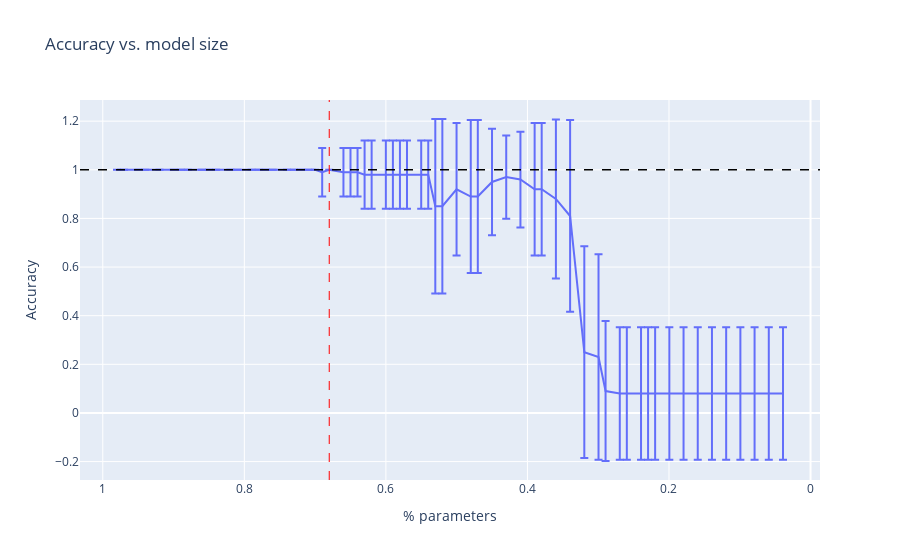

The code cell stored with this chart in its notebook:
### Code cell
fig = px.line(x = p_parameters, y=accs_hf.cpu().numpy(), 
              error_y=std_accs_hf.cpu().numpy(),
              labels={"y": "Accuracy", "x": "% parameters"}, title="Accuracy vs. model size")
fig.add_vline(x=p_parameters[cutoff_acc], line_width=1., line_dash="dash", line_color="red")
fig.add_hline(y=acc_hf.item(), line_width=1.5, line_dash="dash", line_color="black")
fig.update_xaxes(autorange="reversed")
fig.show()

### Figure 1 — Plotly figure (JSON) as saved in the notebook; plotly's stock layout.template omitted (floating-point values rounded to 4 significant figures)
{"data": [{"error_y": {"array": [0, 0, 0, 0, 0, 0, 0, 0, 0, 0, 0, 0, 0, 0, 0, 0, 0, 0, 0, 0, 0, 0, 0.1, 0, 0.1, 0.1, 0.1, 0.1407, 0.1407, 0.1407, 0.1407, 0.1407, 0.1407, 0.1407, 0.1407, 0.3589, 0.3589, 0.2727, 0.3145, 0.3145, 0.219, 0.1714, 0.1969, 0.2727, 0.2727, 0.3266, 0.3943, 0.4352, 0.423, 0.2876, 0.2727, 0.2727, 0.2727, 0.2727, 0.2727, 0.2727, 0.2727, 0.2727, 0.2727, 0.2727, 0.2727, 0.2727, 0.2727, 0.2727]}, "hovertemplate": "% parameters=%{x}<br>Accuracy=%{y}<extra></extra>", "legendgroup": "", "line": {"color": "#636efa", "dash": "solid"}, "marker": {"symbol": "circle"}, "mode": "lines", "name": "", "orientation": "v", "showlegend": false, "type": "scatter", "x": [0.9799, 0.97, 0.9499, 0.9399, 0.9199, 0.8998, 0.8898, 0.8799, 0.8598, 0.8498, 0.8399, 0.8198, 0.8098, 0.7898, 0.7798, 0.7698, 0.7599, 0.7398, 0.7298, 0.7199, 0.7099, 0.7, 0.69, 0.68, 0.66, 0.65, 0.6401, 0.6301, 0.6201, 0.6001, 0.5901, 0.5801, 0.5702, 0.5501, 0.5401, 0.5302, 0.5202, 0.5002, 0.4801, 0.4701, 0.45, 0.43, 0.4099, 0.3898, 0.3799, 0.3598, 0.3397, 0.3196, 0.2996, 0.2896, 0.2695, 0.2596, 0.2395, 0.2295, 0.2196, 0.1995, 0.1794, 0.1594, 0.1393, 0.1192, 0.09913, 0.07905, 0.05898, 0.0389], "xaxis": "x", "y": [1, 1, 1, 1, 1, 1, 1, 1, 1, 1, 1, 1, 1, 1, 1, 1, 1, 1, 1, 1, 1, 1, 0.99, 1, 0.99, 0.99, 0.99, 0.98, 0.98, 0.98, 0.98, 0.98, 0.98, 0.98, 0.98, 0.85, 0.85, 0.92, 0.89, 0.89, 0.95, 0.97, 0.96, 0.92, 0.92, 0.88, 0.81, 0.25, 0.23, 0.09, 0.08, 0.08, 0.08, 0.08, 0.08, 0.08, 0.08, 0.08, 0.08, 0.08, 0.08, 0.08, 0.08, 0.08], "yaxis": "y"}], "layout": {"legend": {"tracegroupgap": 0}, "shapes": [{"line": {"color": "red", "dash": "dash", "width": 1}, "type": "line", "x0": 0.68, "x1": 0.68, "xref": "x", "y0": 0, "y1": 1, "yref": "y domain"}, {"line": {"color": "black", "dash": "dash", "width": 1.5}, "type": "line", "x0": 0, "x1": 1, "xref": "x domain", "y0": 1, "y1": 1, "yref": "y"}], "title": {"text": "Accuracy vs. model size"}, "xaxis": {"anchor": "y", "autorange": "reversed", "domain": [0, 1], "title": {"text": "% parameters"}}, "yaxis": {"anchor": "x", "domain": [0, 1], "title": {"text": "Accuracy"}}}}
